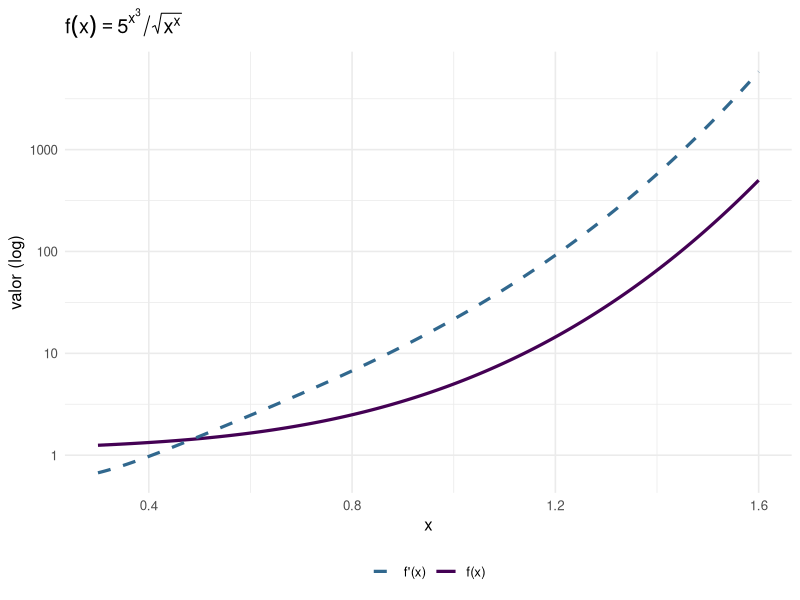

Here is the R script that generated this plot:
## ---- chunk 1
f1 <- function(x) 5^(x^3) / sqrt(x^x)
f1p_analitica <- function(x) {
  f1(x) * (3 * x^2 * log(5) - (log(x) + 1) / 2)
}

dif_central <- function(f, x, h = 1e-5) (f(x + h) - f(x - h)) / (2 * h)

xs <- c(0.5, 1, 1.5, 2)
data.frame(
  x         = xs,
  analitica = sapply(xs, f1p_analitica),
  numerica  = sapply(xs, function(x) dif_central(f1, x)),
  erro      = sapply(xs, function(x) abs(f1p_analitica(x) - dif_central(f1, x)))
)
## ---- chunk 2
#| label: fig-monitoria9
#| fig-cap: "Monitoria 9: $f(x) = 5^{x^3}/\\sqrt{x^x}$ (sólida) e sua derivada $f'(x)$ (tracejada). Em escala logarítmica, ambas crescem rapidamente; a derivada é positiva em todo o intervalo, refletindo o domínio de $5^{x^3}$ sobre $x^{x/2}$ no denominador."
#| fig-align: center
#| fig-width: 8
#| fig-height: 4.5

library(ggplot2)

f1     <- function(x) 5^(x^3) / sqrt(x^x)
f1_lin <- function(x) 3 * x^2 * log(5) - (log(x) + 1) / 2

x  <- seq(0.3, 1.6, length.out = 400)
df <- data.frame(x = x, f = f1(x), fp = f1(x) * f1_lin(x))

ggplot(df, aes(x)) +
  geom_line(aes(y = f,  color = "f(x)"),  linewidth = 1.1) +
  geom_line(aes(y = fp, color = "f'(x)"), linewidth = 1.1, linetype = "dashed") +
  scale_y_log10() +
  scale_color_manual(values = c("f(x)" = "#440154", "f'(x)" = "#31688e")) +
  labs(x = "x", y = "valor (log)", color = NULL,
       title = expression(f(x) == 5^{x^3}/sqrt(x^x))) +
  theme_minimal(base_size = 12) +
  theme(legend.position = "bottom")
